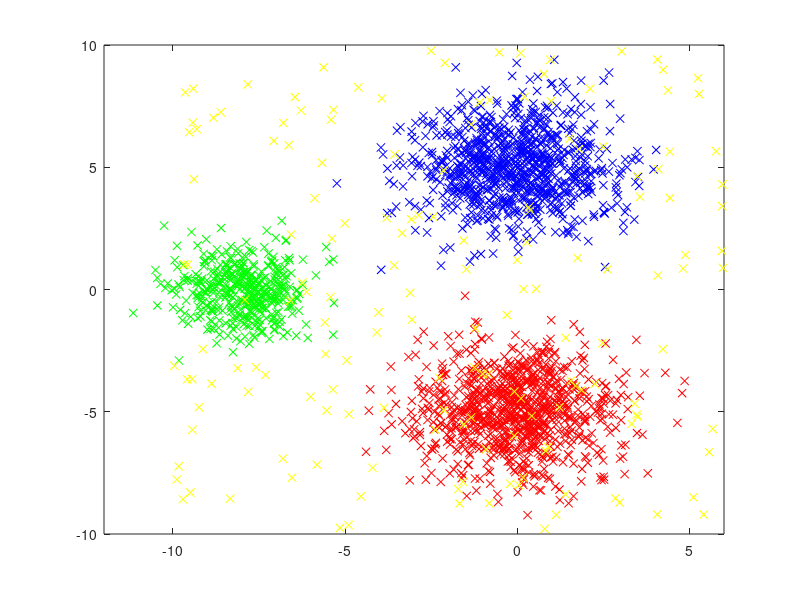

The MATLAB script that drew this image: (Note: this script raises an error after producing the figure.)
mu = [0 5];
sigma = [2 0; 0 2];
rng(1)  % For reproducibility
R_1 = mvnrnd(mu,sigma,900);
mu = [0 -5];
sigma = [2 0; 0 2];
R_2 = mvnrnd(mu,sigma,900);
R_3 = mvnrnd([-8, 0],0.5*sigma,400);
R_4 = 20*[rand(200,1), rand(200,1)]-10;
figure
plot(R_1(:,1),R_1(:,2),'bx',...
	R_2(:,1),R_2(:,2),'rx',...
	R_3(:,1),R_3(:,2),'gx',...
    R_4(:,1),R_4(:,2),'yx')
xlim([-12 6])
ylim([-10 10])
x = [R_1;R_3;R_2];
tt = PolSAR_AnalyzeTool(0,0,0,'null',true);
clusterNum = 3;
max_iter = 300;
subClusterNum = 3;

%%
algo = 'GHFCM';
[label, c] = tt.myFCM(x, clusterNum, max_iter, subClusterNum, algo);
%[center, u] = fcm(x,clusterNum,[2,100,1e-5,true]);
%{
dist = pdist2(x,center,'euclidean').^2;
sum(sum((u.'.^2).*dist))
%}
fprintf('(%f,%f) (%f,%f) \n', c(1,1,1), c(1,2,1), c(1,1,2), c(1,2,2));

l = max(u);
figure
plot(R_1(:,1), R_1(:,2),'bo',...
	R_2(:,1),R_2(:,2),'ro',...
	R_3(:,1), R_3(:,2),'go')
hold on 
%plot(center(1,1),center(1,2), 'xg',...
%	center(2,1),center(2,2), 'xc','MarkerSize',15,'LineWidth',3)
plot(c(1,1,1),c(1,2,1), 'xm', c(1,1,2),c(1,2,2), 'xm',...
    c(2,1,1),c(2,2,1),'xc',c(2,1,2),c(2,2,2), 'xc','MarkerSize',20,'LineWidth',3)
%plot(c(1,1),c(1,2), '*g',...
%	c(2,1),c(2,2), '*c','MarkerSize',15,'LineWidth',3)
scatter(x(label==1,1), x(label==1,2), 10,'b*')
scatter(x(label==2,1), x(label==2,2), 10,'r*')
scatter(x(label==3,1), x(label==3,2), 10,'g*')
%scatter(x(u(1,:)==l,1), x(u(1,:)==l,2), 10,'b*')
%scatter(x(u(2,:)==l,1), x(u(2,:)==l,2), 10,'r*')
hold off
xlim([-10 4])
ylim([-10 10])
%% 
algo = 'GHFCM'; 
im = imread('peppers.png');
t = PolSAR_AnalyzeTool(0,0,0,'null',true);
lab_I = rgb2lab(im);
ab = reshape(lab_I(:,:,2:3), [], 2);
t.IMAGE_SIZE = [size(im,1) size(im,2)];
[labels, c, u] = t.myFCM(ab,5,300,2,algo);
figure
image(im,'AlphaData',reshape(labels,size(im(:,:,1)))/3)
figure('name','testing')
imagesc(reshape(labels,size(im(:,:,1))))
%% Test all algorithm
num_c = 3; 
num_subc = 2;
max_iter = 500;
figure('name','image')
image(im)
tic
for num_c = 2 : 5
    for num_subc = 2 : min(num_c, 4)
        g_name = ['(',num2str(num_c),',',num2str(num_subc),')'];
        labels = t.myFCM(ab,num_c,max_iter,num_subc,'HFCM');
        figure('name',['hfcm', g_name])
        imagesc(reshape(labels,size(im(:,:,1))))
        drawnow 
        labels = t.myFCM(ab,num_c,max_iter,num_subc,'GHFCM');
        figure('name',['ghfcm', g_name])
        imagesc(reshape(labels,size(im(:,:,1))))
        drawnow 
    end
    g_name = ['(',num2str(num_c),')'];
    labels = t.myFCM(ab,num_c,max_iter,num_subc,'CFCM');
    figure('name',['fcm', g_name])
    imagesc(reshape(labels,size(im(:,:,1))))
    drawnow 
    labels = t.myFCM(ab,num_c,max_iter,num_subc,'GFCM');
    figure('name',['gfcm', g_name])
    imagesc(reshape(labels,size(im(:,:,1))))
    drawnow 
end
toc
%% polsar
plotSetting = @ Plotsetting_dummy;
fin = [repmat('/media/akb/2026EF9426EF696C/raw_data/20070426/',3,1) ...
         ['ALPSRP066691430-L1.1/T3';...
          'ALPSRP066691460-L1.1/T3';...
          'ALPSRP066691480-L1.1/T3']];
fout = [repmat('/home/akb/Code/Matlab/PolSAR/output/20070426/',3,1) ...
        ['430'; '460';'480']];
x_c = SeaIce([624 4608],'ALOS PALSAR', plotSetting,...
        'inputDataDir', fin(3,:),  'outputDataDir', fout(3,:));
x_c.logCumulant();
im = reshape(cat(3, rescale(x_c.kai_1), rescale(x_c.kai_2),...
   rescale(x_c.kai_3), rescale(x_c.kai_4)),[],4);
im = reshape(cat(3, x_c.kai_1, x_c.kai_2,x_c.kai_3, x_c.kai_4),[],4);
%%
algo = 'GHFCM';
tic 
[labels, c, u] = x_c.myFCM(double(im),4,300,2,algo);
tac
figure
imagesc(reshape(labels,x_c.IMAGE_SIZE))
set(gca,'Ydir','normal')
%%
    [heart_scale_label, heart_scale_inst] = libsvmread('../heart_scale');

    % Split Data
    train_data = heart_scale_inst(1:150,:);
    train_label = heart_scale_label(1:150,:);
    test_data = heart_scale_inst(151:270,:);
    test_label = heart_scale_label(151:270,:);

    % Linear Kernel
    model_linear = svmtrain(train_label, train_data, '-t 0');
    [predict_label_L, accuracy_L, dec_values_L] = svmpredict(test_label, test_data, model_linear);

    % Precomputed Kernel
    model_precomputed = svmtrain(train_label, [(1:150)', train_data*train_data'], '-t 4');
    [predict_label_P, accuracy_P, dec_values_P] = svmpredict(test_label, [(1:120)', test_data*train_data'], model_precomputed);

    accuracy_L % Display the accuracy using linear kernel
    accuracy_P % Display the accuracy using precomputed kernel